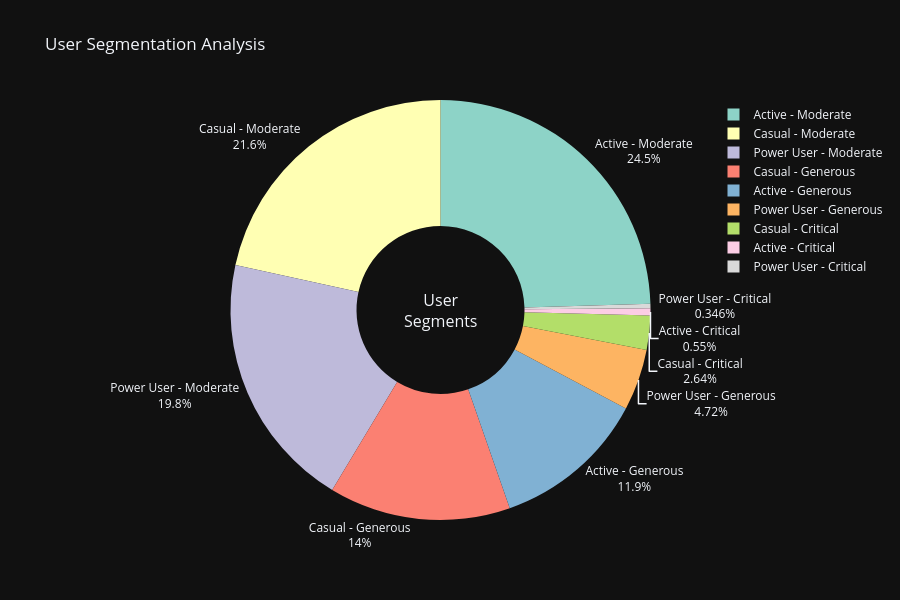

The notebook cell saved with this chart:
### Markdown cell above
## Part 4: Advanced Business Intelligence & Insights

Now let's create comprehensive business intelligence dashboards and insights that management can use for strategic decision-making.

### Code cell
"""
Advanced Business Intelligence Analysis
Comprehensive analytics for strategic decision-making
"""
import plotly.express as px

# 1. User Segmentation Analysis
print("=" * 70)
print("USER SEGMENTATION ANALYSIS")
print("=" * 70)

user_stats = ratings_df.groupby('userId').agg({
    'rating': ['mean', 'std', 'count'],
    'movieId': 'nunique'
}).reset_index()

user_stats.columns = ['userId', 'avg_rating', 'std_rating', 'num_ratings', 'unique_movies']

# Segment users
def categorize_user(row):
    if row['avg_rating'] >= 4.0:
        rating_type = 'Generous'
    elif row['avg_rating'] <= 2.5:
        rating_type = 'Critical'
    else:
        rating_type = 'Moderate'
    
    if row['num_ratings'] >= 100:
        activity = 'Power User'
    elif row['num_ratings'] >= 20:
        activity = 'Active'
    else:
        activity = 'Casual'
    
    return f"{activity} - {rating_type}"

user_stats['segment'] = user_stats.apply(categorize_user, axis=1)

# Visualize user segments
segment_counts = user_stats['segment'].value_counts()

fig = go.Figure(data=[go.Pie(
    labels=segment_counts.index,
    values=segment_counts.values,
    hole=0.4,
    marker=dict(colors=px.colors.qualitative.Set3),
    textinfo='label+percent',
    textposition='outside'
)])

fig.update_layout(
    title='User Segmentation Analysis',
    template='plotly_dark',
    height=600,
    showlegend=True,
    annotations=[dict(text='User<br>Segments', x=0.5, y=0.5, font_size=16, showarrow=False)]
)

fig.show()

print(f"\n✓ Identified {user_stats['segment'].nunique()} user segments")
print(f"\nSegment Distribution:")
display(pd.DataFrame(segment_counts).T)

### Figure 1 — Plotly figure (JSON) as saved in the notebook; plotly's stock layout.template omitted (floating-point values rounded to 4 significant figures)
{"data": [{"hole": 0.4, "labels": ["Active - Moderate", "Casual - Moderate", "Power User - Moderate", "Casual - Generous", "Active - Generous", "Power User - Generous", "Casual - Critical", "Active - Critical", "Power User - Critical"], "marker": {"colors": ["rgb(141,211,199)", "rgb(255,255,179)", "rgb(190,186,218)", "rgb(251,128,114)", "rgb(128,177,211)", "rgb(253,180,98)", "rgb(179,222,105)", "rgb(252,205,229)", "rgb(217,217,217)", "rgb(188,128,189)", "rgb(204,235,197)", "rgb(255,237,111)"]}, "textinfo": "label+percent", "textposition": "outside", "type": "pie", "values": [4819, 4236, 3895, 2746, 2333, 927, 519, 108, 68]}], "layout": {"annotations": [{"font": {"size": 16}, "showarrow": false, "text": "User<br>Segments", "x": 0.5, "y": 0.5}], "height": 600, "showlegend": true, "title": {"text": "User Segmentation Analysis"}}}
